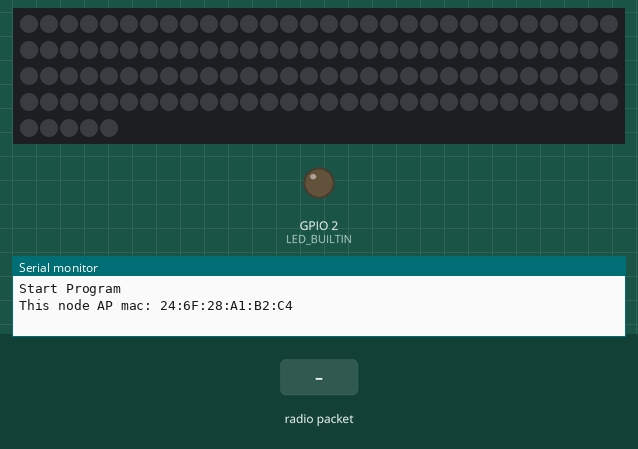
Recording of a sketch running on a simulated ESP8266 (NodeMCU). On the bench: 125 RGB LEDs in strip order, left to right, continuing on the next row, output pins drawn as LEDs (lit = HIGH, except the on-board LED, lit = LOW), the last lines printed to the serial monitor. The test bench sets the inputs (shaded band).

Above: at 1.2 s.
1.3 s: radio packet "1" arrives
At 2.6 s:
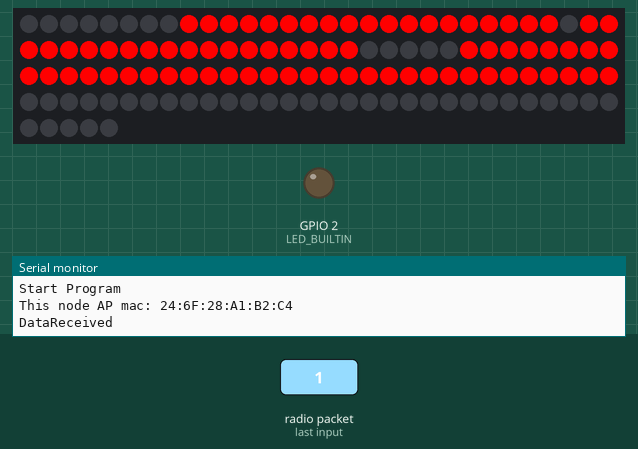
At 10.4 s:
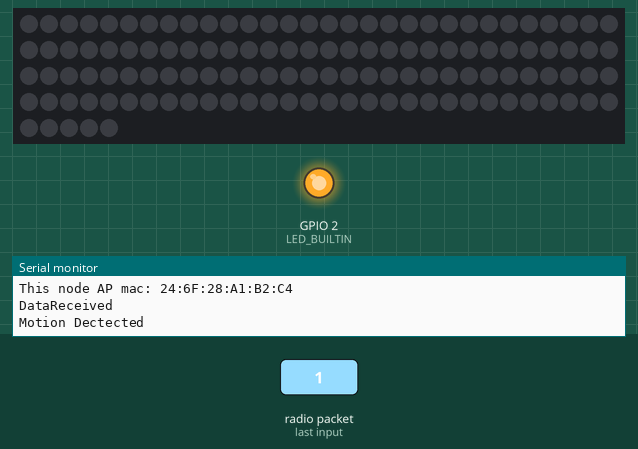
Timing chart, 0 to 11.1 s (numbered marks = the images above; inputs shaded):
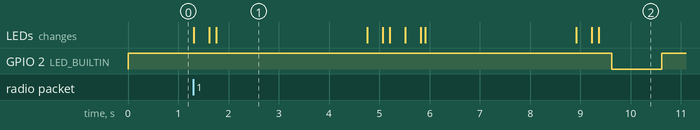

Measured:
- after the input at 1.3 s, GPIO 2 (LED_BUILTIN): HIGH → LOW after 8.3 s, → HIGH 1.0 s later; the LEDs: first change at once (image 1 shows a later state)

The sketch:

sketch_mar24a.ino
```cpp
#include <ESP8266WiFi.h>
#include <espnow.h>
#include <Adafruit_NeoPixel.h>


#define WIFI_CHANNEL 1
#define LED_PIN    13
#define LED_COUNT 125
Adafruit_NeoPixel strip(LED_COUNT, LED_PIN, NEO_GRB + NEO_KHZ800);

boolean ReceivedData = false;

uint8_t mac_addr[] = {0x36, 0x33, 0x33, 0x33, 0x33, 0x36};
// struct of sending data
struct __attribute__((packed)) SENSOR_DATA {
  int SwitchID ;
} sensorData;


void setup() {
  Serial.begin(115200);
  Serial.println("");
  Serial.println("Start Program");
  pinMode(LED_BUILTIN, OUTPUT);
  WiFi.mode(WIFI_AP);
  Serial.print("This node AP mac: ");
  Serial.println(WiFi.softAPmacAddress());

  strip.begin();           // INITIALIZE NeoPixel strip object (REQUIRED)
  strip.show();            // Turn OFF all pixels ASAP
  strip.setBrightness(255); // Set BRIGHTNESS to about 1/5 (max = 255)

  wifi_set_macaddr(SOFTAP_IF, &mac_addr[0]);
  esp_now_init();
  esp_now_set_self_role(ESP_NOW_ROLE_COMBO);
  esp_now_register_recv_cb([](uint8_t *mac_addr, uint8_t *data, uint8_t len) {
    Serial.println("DataReceived");
    ReceivedData = true;
  });
}

void loop() {
  if(ReceivedData == true){
    ReceivedData = false;
  colorWipe(strip.Color(255,   0,   0), 20); // Red
  delay(3000);
  colorWipe2(strip.Color(0,   0,   0), 20); // Red
  delay(250);
  colorWipe(strip.Color(255,   0,   0), 20); // Red
  delay(3000);
  colorWipe2(strip.Color(0,   0,   0), 20); // Red
  delay(250);
    strip.clear();
    strip.show();            // Turn OFF all pixels ASAP
    Serial.println("Motion Dectected");
    digitalWrite(LED_BUILTIN,LOW);
    delay(1000);
  }else{
    digitalWrite(LED_BUILTIN,HIGH);
  }
}

void colorWipe(uint32_t color, int wait) {
  for(int i=8; i<=26; i++) { // For each pixel in strip...
    int j =54 - i;
    int k = i + 44;
    int l =97 - i;
    strip.setPixelColor(i, color);         //  String 1  Set pixel's color (in RAM)
    strip.setPixelColor(j, color);         //  String 2  Set pixel's color (in RAM)
    strip.setPixelColor(k, color);         //  String 3  Set pixel's color (in RAM)
    strip.setPixelColor(l, color);         //  String 4  Set pixel's color (in RAM)
    strip.show();                          //  Update strip to match
    delay(wait);                           //  Pause for a moment
  }
}

void colorWipe2(uint32_t color, int wait) {
  for(int i=8; i<=26; i++) { // For each pixel in strip...
    int j =54 - i;
    int k = i + 44;
    int l =97 - i;
    strip.setPixelColor(i, color);         //  String 1  Set pixel's color (in RAM)
    strip.setPixelColor(j, color);         //  String 2  Set pixel's color (in RAM)
    strip.setPixelColor(k, color);         //  String 3  Set pixel's color (in RAM)
    strip.setPixelColor(l, color);         //  String 4  Set pixel's color (in RAM)
    strip.show();                          //  Update strip to match
    delay(wait);                           //  Pause for a moment
  }
}  
```
